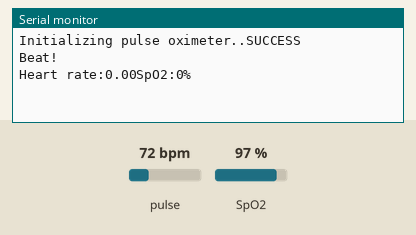
Simulated run of this sketch. Board: Arduino Uno, built with avr-gcc and run on an emulated ATmega328P. Parts: the last lines printed to the serial monitor. The test bench sets the inputs (shaded band); at power-on: pulse 72 bpm, SpO2 97 %.

Above: at 1.2 s.
1.3 s: pulse set to 42 bpm
At 2.7 s:
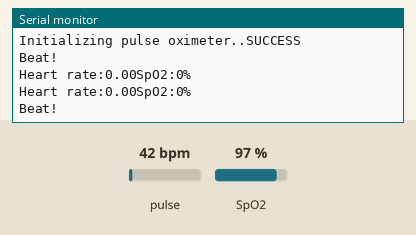
2.8 s: SpO2 set to 80 %
At 3.6 s:
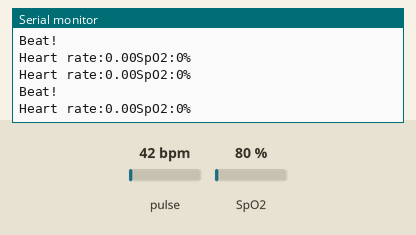
4.3 s: pulse set to 70 bpm
At 7.8 s:
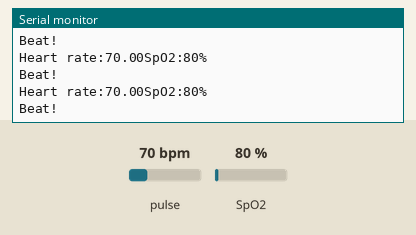
Timing chart, 0 to 9.3 s (numbered marks = the images above; inputs shaded):
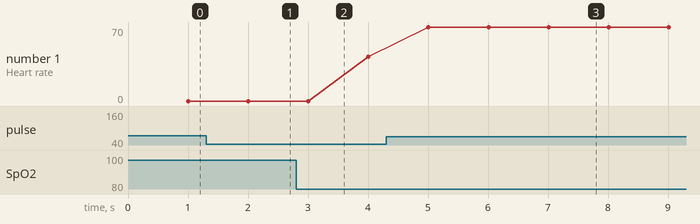

The sketch:

MAX30100.ino
```cpp
#include <Wire.h>
#include "MAX30100_PulseOximeter.h"
#define REPORTING_PERIOD_MS     1000

PulseOximeter pox;
uint32_t tsLastReport = 0;

void onBeatDetected()
{
    Serial.println("Beat!");
}

void setup()
{
    Serial.begin(115200);
    Serial.print("Initializing pulse oximeter..");

    // Initialize the PulseOximeter instance
    // Failures are generally due to an improper I2C wiring, missing power supply
    // or wrong target chip
    if (!pox.begin()) {
        Serial.println("FAILED");
        for(;;);
    } else {
        Serial.println("SUCCESS");
    }
     pox.setIRLedCurrent(MAX30100_LED_CURR_7_6MA);

    // Register a callback for the beat detection
    pox.setOnBeatDetectedCallback(onBeatDetected);
}

void loop()
{
    // Make sure to call update as fast as possible
    pox.update();
    if (millis() - tsLastReport > REPORTING_PERIOD_MS) {
      double hr = pox.getHeartRate();
      double sp = pox.getSpO2();
      //if (hr>50 && sp>0){
        Serial.print("Heart rate:");
        Serial.print(pox.getHeartRate());
        Serial.print("SpO2:");
        Serial.print(pox.getSpO2());
        Serial.println("%");
      //}
        tsLastReport = millis();
    }


}
```

Measured:
- after the input at 4.3 s, the serial monitor: prints a new line after 0.71 s (image 3)
- plotted number 1: 42 → 70 after the input at 4.3 s
